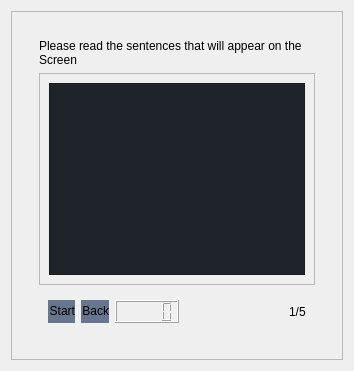
            <widget class="QWidget" name="Create_page">
             <layout class="QHBoxLayout" name="horizontalLayout_3">
              <item>
               <widget class="QFrame" name="frame_9">
                <property name="frameShape">
                 <enum>QFrame::StyledPanel</enum>
                </property>
                <property name="frameShadow">
                 <enum>QFrame::Raised</enum>
                </property>
                <layout class="QVBoxLayout" name="verticalLayout_23">
                 <item>
                  <widget class="QWidget" name="widget_9" native="true">
                   <layout class="QHBoxLayout" name="horizontalLayout_12">
                    <item>
                     <widget class="QWidget" name="widget_10" native="true">
                      <layout class="QVBoxLayout" name="verticalLayout_17">
                       <item>
                        <widget class="QLabel" name="label">
                         <property name="text">
                          <string>Please read the sentences that will appear on the Screen</string>
                         </property>
                         <property name="wordWrap">
                          <bool>true</bool>
                         </property>
                        </widget>
                       </item>
                       <item>
                        <widget class="QFrame" name="frame_19">
                         <property name="frameShape">
                          <enum>QFrame::StyledPanel</enum>
                         </property>
                         <property name="frameShadow">
                          <enum>QFrame::Raised</enum>
                         </property>
                         <layout class="QHBoxLayout" name="horizontalLayout_14">
                          <item>
                           <widget class="QTextBrowser" name="textBrowser">
                            <property name="styleSheet">
                             <string notr="true">background-color: rgb(31, 35, 42);
color:#ffff;</string>
                            </property>
                            <property name="lineWrapMode">
                             <enum>QTextEdit::WidgetWidth</enum>
                            </property>
                           </widget>
                          </item>
                         </layout>
                        </widget>
                       </item>
                       <item>
                        <widget class="QWidget" name="widget_25" native="true">
                         <layout class="QHBoxLayout" name="horizontalLayout_13">
                          <item>
                           <widget class="QWidget" name="widget_28" native="true">
                            <property name="styleSheet">
                             <string notr="true">border-radius:15px;
background-color: rgb(104, 118, 141);
text-align:right;</string>
                            </property>
                            <layout class="QVBoxLayout" name="verticalLayout_27">
                             <property name="leftMargin">
                              <number>0</number>
                             </property>
                             <property name="topMargin">
                              <number>0</number>
                             </property>
                             <property name="rightMargin">
                              <number>0</number>
                             </property>
                             <property name="bottomMargin">
                              <number>0</number>
                             </property>
                             <item>
                              <widget class="QPushButton" name="Starting_point">
                               <property name="styleSheet">
                                <string notr="true">QPushButton:hover{
	
	background-color: rgb(22, 25, 29);
}</string>
                               </property>
                               <property name="text">
                                <string>Start</string>
                               </property>
                              </widget>
                             </item>
                            </layout>
                           </widget>
                          </item>
                          <item alignment="Qt::AlignHCenter">
                           <widget class="QWidget" name="widget_29" native="true">
                            <property name="enabled">
                             <bool>true</bool>
                            </property>
                            <property name="styleSheet">
                             <string notr="true">border-radius:15px;
background-color: rgb(104, 118, 141);
text-align:right;</string>
                            </property>
                            <layout class="QVBoxLayout" name="verticalLayout_28">
                             <property name="leftMargin">
                              <number>0</number>
                             </property>
                             <property name="topMargin">
                              <number>0</number>
                             </property>
                             <property name="rightMargin">
                              <number>0</number>
                             </property>
                             <property name="bottomMargin">
                              <number>0</number>
                             </property>
                             <item>
                              <widget class="QPushButton" name="tempo">
                               <property name="styleSheet">
                                <string notr="true">QPushButton:hover{
	
	background-color: rgb(22, 25, 29);
}</string>
                               </property>
                               <property name="text">
                                <string>Back</string>
                               </property>
                              </widget>
                             </item>
                            </layout>
                           </widget>
                          </item>
                          <item>
                           <widget class="QLCDNumber" name="clock"/>
                          </item>
                          <item>
                           <spacer name="horizontalSpacer_5">
                            <property name="orientation">
                             <enum>Qt::Horizontal</enum>
                            </property>
                            <property name="sizeHint" stdset="0">
                             <size>
                              <width>40</width>
                              <height>20</height>
                             </size>
                            </property>
                           </spacer>
                          </item>
                          <item alignment="Qt::AlignRight">
                           <widget class="QLabel" name="Many_left_lb">
                            <property name="text">
                             <string>1/5</string>
                            </property>
                           </widget>
                          </item>
                         </layout>
                        </widget>
                       </item>
                      </layout>
                     </widget>
                    </item>
                   </layout>
                  </widget>
                 </item>
                </layout>
               </widget>
              </item>
             </layout>
            </widget>
